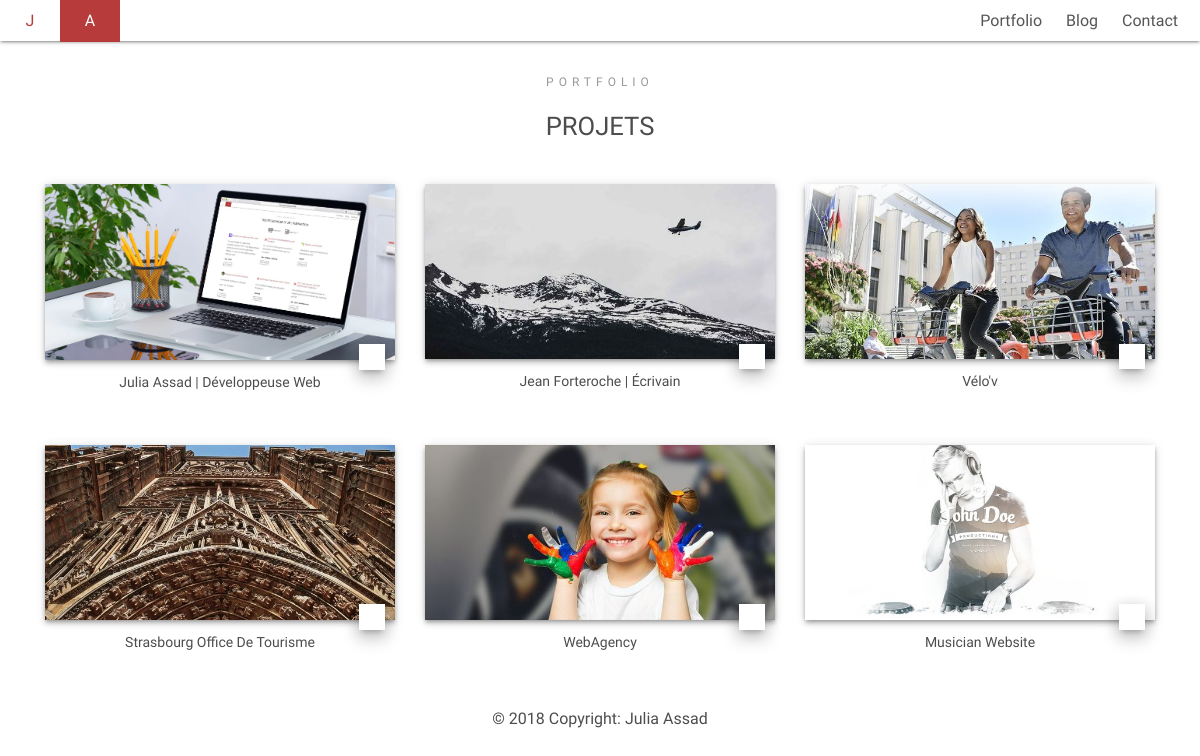
The page /Portfolio on the database its author committed.
### tables this page shows
CREATE TABLE `projects` (
  `id` int(11) NOT NULL,
  `project_name` varchar(255) NOT NULL,
  `project_description` text NOT NULL,
  `project_sm_image` varchar(255) NOT NULL,
  `project_lg_image` varchar(255) NOT NULL,
  `project_url` varchar(255) NOT NULL,
  `project_comments` text NOT NULL,
  `project_slug` text NOT NULL,
  `is_published` tinyint(1) NOT NULL DEFAULT '0'
);

### app/libraries/Core.php (called while the page is built, shortened)
<?php
class Core
{
 protected $currentMethod = 'Index';
 public function __construct()
 {
  $url = $this->getUrl();
  if (file_exists('../app/controllers/' . ucwords($url[0]) . '.php')) {
   unset($url[0]);
  }
  $this->currentController = new $this->currentController;
  $this->params = $url ? array_values($url) : [];
  call_user_func_array([$this->currentController, $this->currentMethod], $this->params);
 }
 public function getUrl()
 {
  if (isset($_GET['url'])) {
   $url = rtrim($_GET['url'], '/');
   $url = filter_var($url, FILTER_SANITIZE_URL);
   $url = explode('/', $url);
   return $url;
  }
 }
}

### build/index.php (called while the page is built, shortened)
<?php
$init = new Core;

### app/libraries/Database.php (called while the page is built, shortened)
<?php
class Database
{
 private $host = DB_HOST;
 private $user = DB_USER;
 private $pass = DB_PASS;
 private $dbname = DB_NAME;
 private $dbh;
 private $stmt;
 public function __construct()
 {
  $dsn = 'mysql:host=' . $this->host . ';dbname=' . $this->dbname;
  $options = array(
   PDO::ATTR_PERSISTENT => true,
   PDO::ATTR_ERRMODE => PDO::ERRMODE_EXCEPTION,
  );
  try {
   $this->dbh = new PDO($dsn, $this->user, $this->pass, $options);
  } catch (PDOException $e) {
   $this->error = $e->getMessage();
   echo $this->error;
  }}
 public function query($sql)
 {
  $this->stmt = $this->dbh->prepare($sql);
 }
 public function execute()
 {
  return $this->stmt->execute();
 }
 public function resultSet()
 {
  $this->execute();
  return $this->stmt->fetchAll(PDO::FETCH_OBJ);
 }
}

### app/models/Projectmodel.php (called while the page is built, shortened)
<?php
class Projectmodel
{
    private $db;
    public function __construct()
    {
        $this->db = new Database;
    }
    public function getPublishedProjects()
    {
        $this->db->query('SELECT * FROM projects WHERE projects.is_published = 1 ORDER BY projects.id DESC');
        $results = $this->db->resultSet();
        return $results;
    }
}

### app/views/front/pages/projects.php (the view, shortened to what this page needs)
<?php require APPROOT . '/views/inc/header.php';?>
<?php require APPROOT . '/views/inc/top-menu.php';?>
<div id="main" class="main-container">
    <section id="projects" class="projects text-center">
        <div class="container">
            <span class="heading-meta">Portfolio</span>
            <h2 class="mb-4 text-center section-title">Projets</h2>
            <div class="row">
                <?php foreach($data['projects'] as $project):?>
                <div class="col-md-6 col-lg-4 mt-3">
                    <div class="project">
                        <div class="project--image">
                            <picture>
                                <source srcset="<?php echo URLROOT;?>/uploads/<?php echo $project->project_sm_image;?>"
                                    media="(min-width:576px)">
                                <img class="img-fluid large-hero__image"
                                    src="<?php echo URLROOT;?>/uploads/<?php echo $project->project_lg_image;?>" alt="">
                            </picture>
                            <a href="<?php echo URLROOT;?>/Portfolio/projets/<?php echo $project->project_slug;?>"><span
                                    class="lnr lnr-chevron-right"></span></a>
                        </div>
                        <h3 class="project--title h6"><?php echo $project->project_name;?></h3>
                    </div>
                </div>
                <?php endforeach;?>
            </div>
        </div>
    </section>
</div>
<?php require APPROOT . '/views/inc/footer.php';?>

### rows shown on the page
projects: shows a picture, project_name "Julia Assad | Développeuse Web"
projects: shows a picture, project_name "Jean Forteroche | Écrivain"
projects: shows a picture, project_name "Vélo'v"
projects: shows a picture, project_name "Strasbourg Office De Tourisme"
projects: shows a picture, project_name "WebAgency"
projects: shows a picture, project_name "Musician Website"
